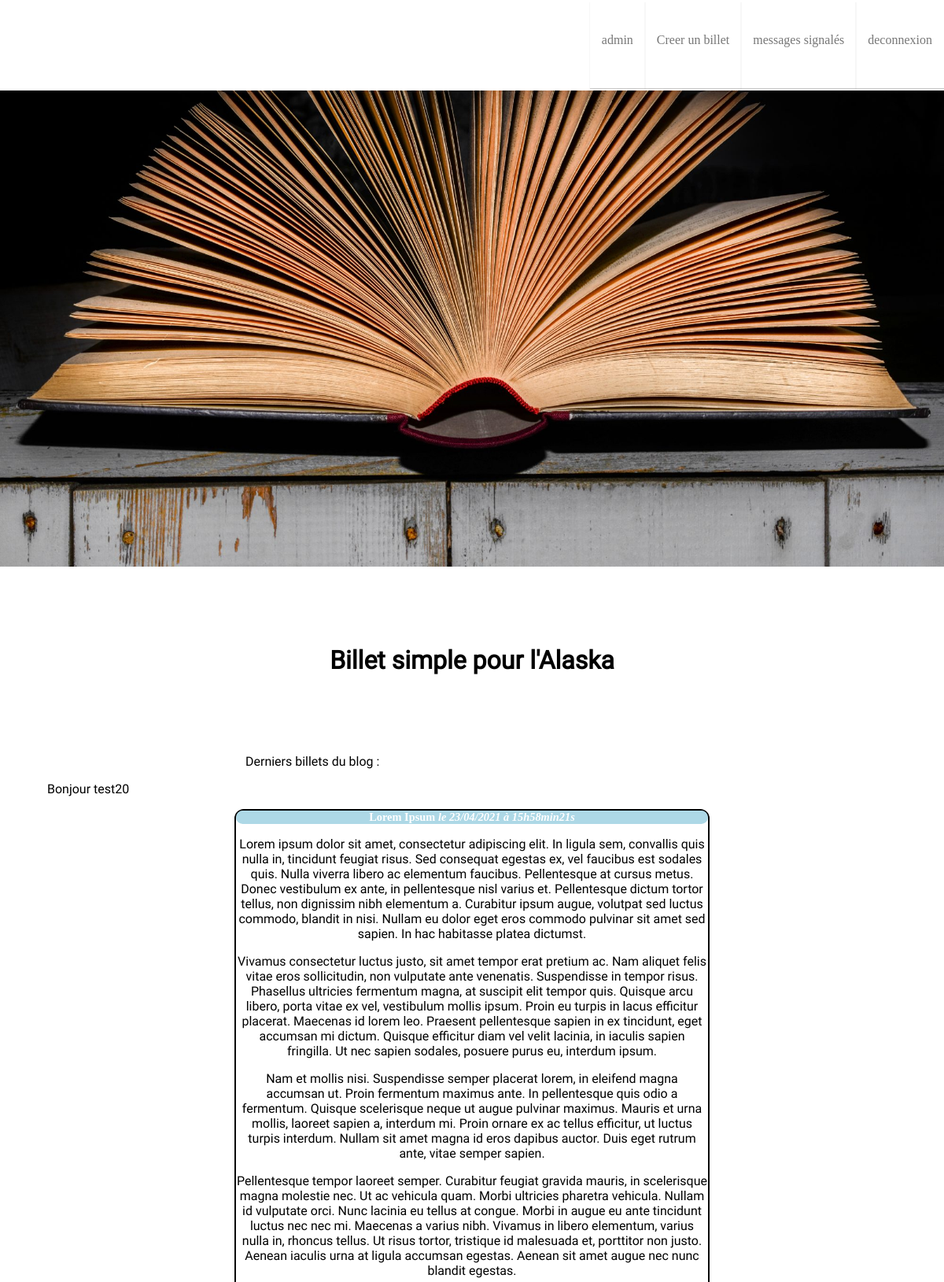
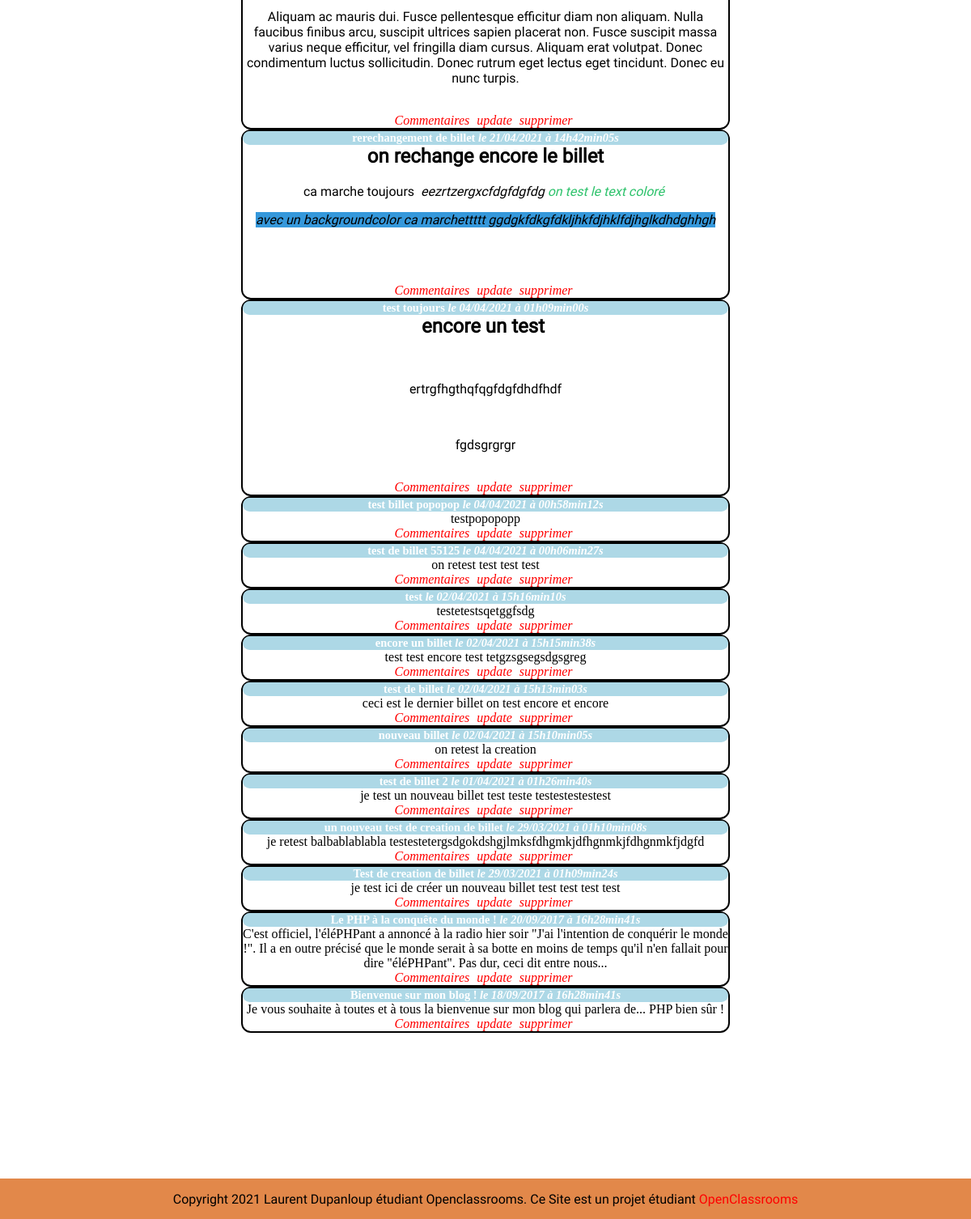
Screenshot of /index.php?action=modeAdmin (signed in) with the database file from the repository (2 pictures, top to bottom).
### tables this page shows
CREATE TABLE `posts` (
  `id` int(11) NOT NULL,
  `title` varchar(255) NOT NULL,
  `content` text NOT NULL,
  `creation_date` datetime NOT NULL
);

### controller/frontend.php (called while the page is built, shortened)
<?php
require_once('model/PostManager.php');
function modeAdmin(){
    $postManager = new PostManager();
    $posts = $postManager->getPosts();
    require('view/frontend/adminListPostsView.php');
}

### model/PostManager.php (called while the page is built, shortened)
<?php
class PostManager extends Manager
{
    public function getPosts()
    {
        $db = $this->dbConnect();
        $req = $db->query('SELECT id, title, content, DATE_FORMAT(creation_date, \'%d/%m/%Y à %Hh%imin%ss\') AS creation_date_fr FROM posts ORDER BY creation_date DESC LIMIT 0, 20');
        return $req;
    }
}

### view/frontend/adminListPostsView.php (the view, shortened to what this page needs)
<h1 id="admin">Billet simple pour l'Alaska</h1>
<p class="textacceuil1">Derniers billets du blog :</p>
<?php
if (isset($_SESSION['pseudo']))
{
    $bonjour = 'Bonjour ' . $_SESSION['pseudo'];
?>
    <p class="textacceuil2"><?= $bonjour ?></p>
<?php
}
else{
?>
<p class="textacceuil2">personne n'est connecté</p>
<?php
}
if(!$_SESSION || $_SESSION['droit']==0)
{
    throw new Exception('vous navez pas les droits admin');
}
else
    {
        while ($data = $posts->fetch())
{
?>
    <div class="news">
        <h3 class="titrepost">
            <?= htmlspecialchars($data['title']) ?>
            <em>le <?= $data['creation_date_fr'] ?></em>
        </h3>
        <div class="newstext">
            <?= $data['content'] ?>
            <br />
                <em><a href="index.php?action=postAdmin&amp;id=<?= $data['id'] ?>#commentaires" class="crud">Commentaires</a></em>
                <em><a href="index.php?action=updateBillet&amp;id=<?= $data['id'] ?>#majbillet" class="crud">update</a></em>
                <em><a href="index.php?action=deleteBillet&amp;id=<?= $data['id'] ?>" class="crud">supprimer</a></em>
        </div>
    </div>
<?php
}
}
?>
<?php require('template.php'); ?>

### public/css/style.css (style rules this page uses)
h1 { text-align:center; margin:auto; padding-top: 100px; text-align: justify-all; font-family:'roboto-regular',Arial, sans-serif; }
.titrepost { text-align:center; margin:auto; background-color:lightblue; color:white; font-size:0.9em; border-radius : 12px; }
.news { width:50%; margin:auto; border: 2px solid black; border-radius: 12px; text-align: center; }
.crud { border-radius: 5px; margin-right: 5px; }
p { font-family:'roboto-regular',Arial, sans-serif; }
body { display: flex; align-items:flex-start; justify-content: flex-start; flex-direction: column; margin:auto; width: 100%; }
.textacceuil1 { margin: 100px auto 0px 26%; }
.textacceuil2 { margin-left: 5%; }
a { text-decoration: none; color: red; }
.newstext { margin-top:0px; }
h2 { margin-top: 0px; font-family:'roboto-regular',Arial, sans-serif; }

### rows the page displays
posts: title "Lorem Ipsum", creation_date_fr "23/04/2021 à 15h58min21s", content "Lorem ipsum dolor sit amet, consectetur adipiscing elit. In ligula sem, convallis quis nulla in, tincidunt feugiat risus. Sed consequat egestas ex, vel faucibus est sodales quis. Nulla viverra libero ac elementum faucibus. Pellentesque at cursus metus. Donec vestibulum ex ante, in pellentesque nisl varius et. Pellentesque dictum tortor tellus, non dignissim nibh elementum a. Curabitur ipsum augue, volutpat sed luctus commodo, blandit in nisi. Nullam eu dolor eget eros commodo pulvinar sit amet sed sapien. In hac habitasse platea dictumst. Vivamus consectetur luctus justo, sit amet tempor erat pretium ac. Nam aliquet felis vitae eros sollicitudin, non vulputate ante venenatis. Suspendisse in…"
posts: title "rerechangement de billet", creation_date_fr "21/04/2021 à 14h42min05s", content "on rechange encore le billet ca marche toujours eezrtzergxcfdgfdgfdg on test le text coloré avec un backgroundcolor ca marchettttt ggdgkfdkgfdkljhkfdjhklfdjhglkdhdghhgh"
posts: title "test toujours", creation_date_fr "04/04/2021 à 01h09min00s", content "encore un test ertrgfhgthqfqgfdgfdhdfhdf fgdsgrgrgr"
posts: title "test billet popopop", creation_date_fr "04/04/2021 à 00h58min12s", content "testpopopopp"
posts: title "test de billet 55125", creation_date_fr "04/04/2021 à 00h06min27s", content "on retest test test test"
posts: title "test", creation_date_fr "02/04/2021 à 15h16min10s", content "testetestsqetggfsdg"
posts: title "encore un billet", creation_date_fr "02/04/2021 à 15h15min38s", content "test test encore test tetgzsgsegsdgsgreg"
posts: title "test de billet", creation_date_fr "02/04/2021 à 15h13min03s", content "ceci est le dernier billet on test encore et encore"
posts: title "nouveau billet", creation_date_fr "02/04/2021 à 15h10min05s", content "on retest la creation"
posts: title "test de billet 2", creation_date_fr "01/04/2021 à 01h26min40s", content "je test un nouveau billet test teste testestestestest"
posts: title "un nouveau test de creation de billet", creation_date_fr "29/03/2021 à 01h10min08s", content "je retest balbablablabla testestetergsdgokdshgjlmksfdhgmkjdfhgnmkjfdhgnmkfjdgfd"
posts: title "Test de creation de billet", creation_date_fr "29/03/2021 à 01h09min24s", content "je test ici de créer un nouveau billet test test test test"
posts: title "Le PHP à la conquête du monde !", creation_date_fr "20/09/2017 à 16h28min41s", content "C'est officiel, l'éléPHPant a annoncé à la radio hier soir \"J'ai l'intention de conquérir le monde !\". Il a en outre précisé que le monde serait à sa botte en moins de temps qu'il n'en fallait pour dire \"éléPHPant\". Pas dur, ceci dit entre nous..."
posts: title "Bienvenue sur mon blog !", creation_date_fr "18/09/2017 à 16h28min41s", content "Je vous souhaite à toutes et à tous la bienvenue sur mon blog qui parlera de... PHP bien sûr !"

### other values shown
$bonjour "Bonjour test20"
